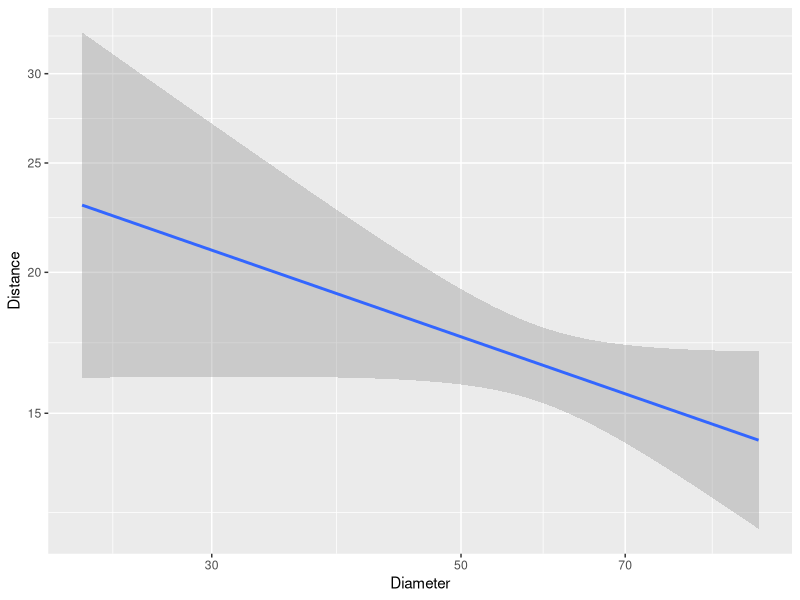
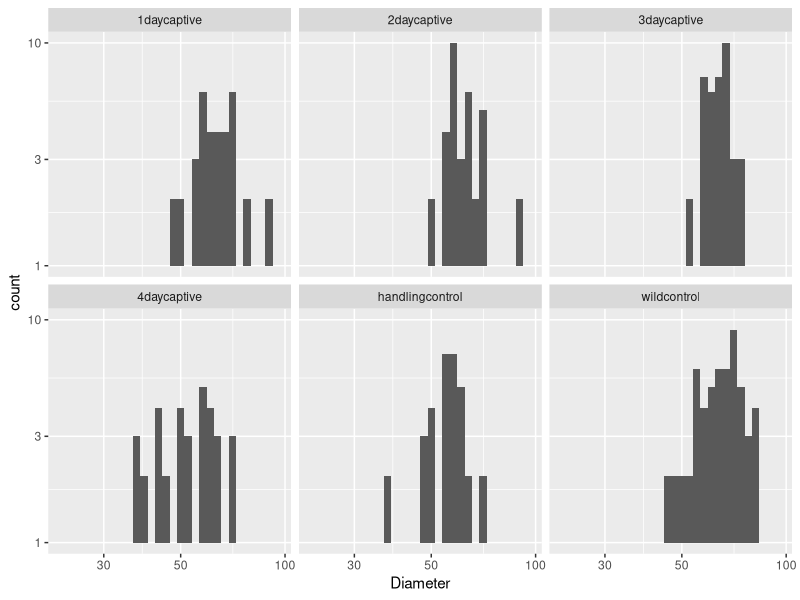

Write the R code that produced these figures, in order.
## ---- chunk 1
#loading required data, packages and libraries
library(tidyverse)
library(ggplot2)
library(dplyr)
library(readr)
Urchin_data <- read_csv("../data_raw/Urchin data - for repository.csv")
filtered_data <- select(Urchin_data, Diameter,Distance)
Compare_Wild_and_Captive <- select(Urchin_data, Diameter,Treatment)
Mean_Diameter <- Compare_Wild_and_Captive %>%
group_by(Treatment) %>%
summarize(Mean = mean(Diameter, na.rm=TRUE))
## ---- chunk 2
ggplot(filtered_data)+
  geom_smooth(mapping=aes(x = Diameter, y = Distance),method="lm")+ #make the plot
scale_y_log10() +
  scale_x_log10()
## ---- chunk 3
ggplot(Compare_Wild_and_Captive)+
  geom_histogram(mapping=aes( x = Diameter))+
  scale_y_log10()+
  scale_x_log10()+
  facet_wrap(~Treatment)

#Print Mean
knitr::kable(head(Mean_Diameter))

  
